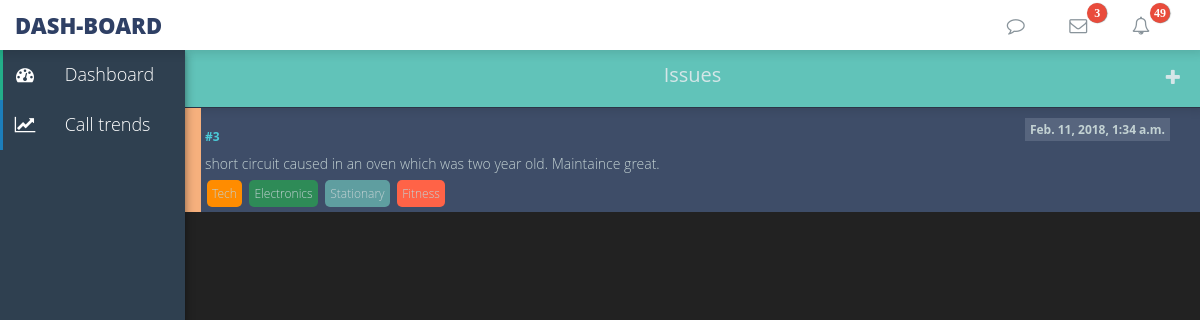
The page /Empinf/devansh1/ on the database its author committed.
### issues/models.py (models this page shows, shortened)
class Iss(models.Model):
    title = models.CharField(max_length=264)
    issueid = models.IntegerField(default=1,unique = True)
    agent = models.ForeignKey(Employee,on_delete=models.CASCADE)
    priority = models.IntegerField(default=2)
    complaint_date = models.DateTimeField(auto_now_add=True)
    summary = models.CharField(max_length=1024,default='unassigned')
    resolve = models.BooleanField(default='False')
    department = models.CharField(max_length=1024,default='unassigned')

### Empinf/views.py (the view)
# urls.py: url(r'^(?P<slug>[\w-]+)/$', views.emp_detail, name="detail"),
def emp_detail(request, slug):
    emps = Employee.objects.get(slug=slug)
    iss=Iss.objects.all().order_by("-priority")
    return render(request, 'Empinf/issues.html', { 'emps': emps,'Iss':iss })

### Empinf/templates/Empinf/issues.html
{% extends 'layout.html' %}
{% block content %}
	<main>
		<section>
			<div class="rad-body-wrapper">
				<div class="app">
					<header class="app__header">
						<h1 class="app__header-title">Issues</h1>
						<a href="#" class="app__link-settings">
							<i class="fa fa-plus"></i>
						</a>
					</header>
					<div class="app__body">
						{% for issue in Iss %}
							{% if issue.agent == emps and not issue.resolve %}
							<div class="log log--{{issue.priority}}">
								<div class="log__header">
									<a href="/issues/{{issue.issueid}}" class="log__ticket">#{{issue.issueid}}</a>
									<span class="log__badge">{{issue.complaint_date}}</span>
								</div>
								<div class="log__body">
									{{issue.summary}}
								</div>
								<span class="tag apparel">Tech</span>
								<span class="tag electronics">Electronics</span>
								<span class="tag stationary">Stationary</span>
								<span class="tag fitness">Fitness</span>
							</div>
							{% endif %}
						{% endfor %}
					</div>
			</div>
		</section>
	</main>
{% endblock %}

### static/dash.css (style rules this page uses)
* { box-sizing: border-box; }
body { background: #f3f3f4; line-height: normal; font-size: 16px; font-family: sans-serif; }
a, a:hover { text-decoration: none; }
.rad-body-wrapper { position: absolute; left: 185px; top: 50px; height:calc(100vh - 50px); width:calc(100vw - 185px); right: 0; -webkit-transition: all .2s ease-in-out; transition: all .2s ease-in-out; }

### static/issue.css (style rules this page uses)
body { background: #222; font-family: 'Open Sans', sans-serif; font-size: 18px; font-weight: lighter; color: #C3D2D3; }
.app { max-width: 100%; max-height: 100%; }
.app__header { background: #61C3B9; text-align: center; position: relative; padding: 12px 30px; box-shadow: 0 0px 9px 4px rgba(0, 0, 0, 0.1), 0 -5px 2px 2px rgba(0, 0, 0, 0.1); }
.app__header-title { display: inline-block; font-size: 20px; line-height: 1.25; color: #D5E6E8; }
.app__link-back, .app__link-settings { text-decoration: none; color: #D5E6E8; position: absolute; top: 15px; }
.app__link-settings { right: 20px; }
.app__body { max-height: calc(100vh - 107px); overflow: auto; background: #3E4D68; }
.log { position: relative; font-size: 14px; padding: 20px; border-top: 1px solid #2B3547; }
.log--2 { box-shadow: 16px 0 0 #F6B07D inset; }
.log__header { position: relative; font-size: 12px; font-weight: bold; }
.log__ticket { text-decoration: none; color: #4BCBD8; }
.log__badge { background: #57657E; padding: 3px 5px; min-width: 15px; text-align: center; display: inline-block; right:10px; top: -10px; position: absolute; }
.log__body { padding-top: 10px; line-height: 1.25; }
.tag { margin:2px; padding: 2px; border-radius: 2px; position: relative; bottom: -10px; font-size: 12px; cursor: pointer; }
.apparel { background-color: darkorange; }
.electronics { background-color: seagreen; }
.stationary { background-color: cadetblue; }
.fitness { background-color: tomato; }

### static/new_issue.css (style rules this page uses)
.tag { padding: 5px; border-radius: 5px; position: relative; cursor: pointer; }
.apparel { background-color: darkorange; }
.electronics { background-color: seagreen; }
.stationary { background-color: cadetblue; }
.fitness { background-color: tomato; }

### rows shown on the page
Iss: issueid "3", complaint_date "Feb. 11, 2018, 1:34 a.m.", summary "short circuit caused in an oven which was two year old. Maintaince great."
